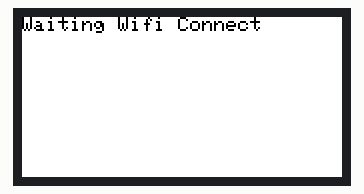
Recording of a sketch running on a simulated ESP32. Parts: 160×80 colour display. WiFi joins after 1.5 s; servers stay silent unless stated; I2S audio is not simulated (input reads silence).

Above: at 0.2 s.
At 2.5 s:
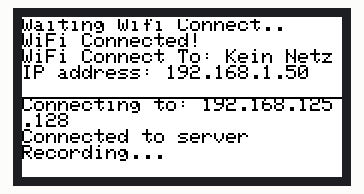
At 18.9 s:
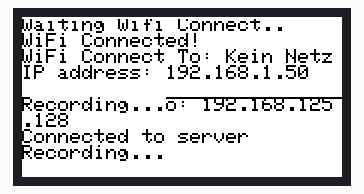
At 38.9 s:
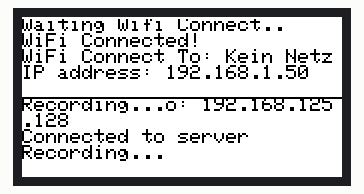

The sketch:

its8055.ino
```cpp
// (licence header left out)
#include <M5StickC.h>
#include <driver/i2s.h>
#include <WiFi.h>
#include <WiFiClient.h>

#define PIN_CLK 0
#define PIN_DATA 34
#define READ_LEN (2 * 256)
#define GAIN_FACTOR 3
uint8_t BUFFER[READ_LEN] = { 0 };

uint16_t oldy[160];
int16_t *adcBuffer = NULL;

uint32_t startTime = 0;
bool isRecording = false;

// Set these values according to your configuration.
const char *ssid = "Kein Netz";
const char *password = "kF6)24+hL";
const char *serverIP = "192.168.125.128";
const int serverPort = 1234;

void i2sInit()  // Init I2S.  初始化I2S
{
  i2s_config_t i2s_config = {
    .mode = (i2s_mode_t)(I2S_MODE_MASTER | I2S_MODE_RX | I2S_MODE_PDM),  // Set the I2S operating mode.
                                                                         // 设置I2S工作模式
    .sample_rate = 44100,                                                // Set the I2S sampling rate.  设置I2S采样率
    .bits_per_sample =
      I2S_BITS_PER_SAMPLE_16BIT,  // Fixed 12-bit stereo MSB.
                                  // 固定为12位立体声MSB
    .channel_format =
      I2S_CHANNEL_FMT_ALL_RIGHT,  // Set the channel format.  设置频道格式
#if ESP_IDF_VERSION > ESP_IDF_VERSION_VAL(4, 1, 0)
    .communication_format =
      I2S_COMM_FORMAT_STAND_I2S,  // Set the format of the communication.
#else                             // 设置通讯格式
    .communication_format = I2S_COMM_FORMAT_I2S,
#endif
    .intr_alloc_flags =
      ESP_INTR_FLAG_LEVEL1,  // Set the interrupt flag.  设置中断的标志
    .dma_buf_count = 2,      // DMA buffer count.  DMA缓冲区计数
    .dma_buf_len = 128,      // DMA buffer length.  DMA缓冲区长度
  };

  i2s_pin_config_t pin_config;

#if (ESP_IDF_VERSION > ESP_IDF_VERSION_VAL(4, 3, 0))
  pin_config.mck_io_num = I2S_PIN_NO_CHANGE;
#endif

  pin_config.bck_io_num = I2S_PIN_NO_CHANGE;
  pin_config.ws_io_num = PIN_CLK;
  pin_config.data_out_num = I2S_PIN_NO_CHANGE;
  pin_config.data_in_num = PIN_DATA;

  i2s_driver_install(I2S_NUM_0, &i2s_config, 0, NULL);
  i2s_set_pin(I2S_NUM_0, &pin_config);
  i2s_set_clk(I2S_NUM_0, 44100, I2S_BITS_PER_SAMPLE_16BIT, I2S_CHANNEL_MONO);
}

void showSignal() {
  int y;
  for (int n = 0; n < 160; n++) {
    y = adcBuffer[n] * GAIN_FACTOR;
    y = map(y, INT16_MIN, INT16_MAX, 10, 70);
    M5.Lcd.drawPixel(n, oldy[n], WHITE);
    M5.Lcd.drawPixel(n, y, BLACK);
    oldy[n] = y;
  }
}

void mic_record_task(void *arg) {
  size_t bytesread;
  while (1) {
    i2s_read(I2S_NUM_0, (char *)BUFFER, READ_LEN, &bytesread,
             (100 / portTICK_RATE_MS));
    adcBuffer = (int16_t *)BUFFER;
    showSignal();
    vTaskDelay(100 / portTICK_RATE_MS);
  }
}
/* After M5StickC is started or reset
  the program in the setUp () function will be run, and this part will only be
  run once. 在 M5StickC
  启动或者复位后，即会开始执行setup()函数中的程序，该部分只会执行一次。 */
void setup() {
  M5.begin();
  M5.Lcd.setRotation(3);
  M5.Lcd.fillScreen(WHITE);
  M5.Lcd.setTextColor(BLACK, WHITE);

  WiFi.begin(ssid, password);  // Connect wifi and return connection status.
                               // 连接wifi并返回连接状态
  M5.lcd.print("Waiting Wifi Connect");
  while (WiFi.status() != WL_CONNECTED) {  // If the wifi connection fails.  若wifi未连接成功
    delay(1000);
    M5.lcd.print(".");
  }
  M5.lcd.println("\nWiFi Connected!");
  M5.lcd.print("WiFi Connect To: ");
  M5.lcd.println(WiFi.SSID());  // Output Network name.  输出网络名称
  M5.lcd.print("IP address: ");
  M5.lcd.println(WiFi.localIP());  // Output IP Address.  输出IP地址

  i2sInit();
  xTaskCreate(mic_record_task, "mic_record_task", 2048, NULL, 1, NULL);
}
/* After the program in setup() runs, it runs the program in loop()
The loop() function is an infinite loop in which the program runs repeatedly
在setup()函数中的程序执行完后，会接着执行loop()函数中的程序
loop()函数是一个死循环，其中的程序会不断的重复运行 */
void loop() {
  static uint32_t startTime = 0;
  static bool isRecording = false;
  static WiFiClient client;

  M5.lcd.setCursor(0, 40);

  // Connect to the server only once
  if (!client.connected()) {
    M5.lcd.printf("Connecting to: %s\n", serverIP);
    if (!client.connect(serverIP, serverPort)) {
      M5.lcd.print("Connection failed.\nWaiting 5 seconds before retrying...\n");
      delay(5000);
      return;
    }
    M5.lcd.println("Connected to server");
  }

  if (!isRecording) {
    startTime = millis();
    isRecording = true;
  }

  if (millis() - startTime <= 2 * 60 * 1000) {
    M5.lcd.print("Recording...\n");
    vTaskDelay(1000 / portTICK_RATE_MS);

    // Send the recorded sound data over the network
    if (client.connected()) {
      client.write((const uint8_t *)BUFFER, READ_LEN);
    }
  } else {
    M5.lcd.print("Recording finished.\n");
    isRecording = false;
    client.stop();

    M5.lcd.println("Waiting 5 seconds before restarting...");
    delay(5000);
    M5.lcd.fillRect(0, 40, 320, 220, BLACK);
  }
}
```

Measured:
- what the display in image 1 shows lasts 1.0 s, from 2.4 s to 3.4 s
- what the display in image 3 shows lasts 0.9 s, from 38.8 s to 39.7 s
